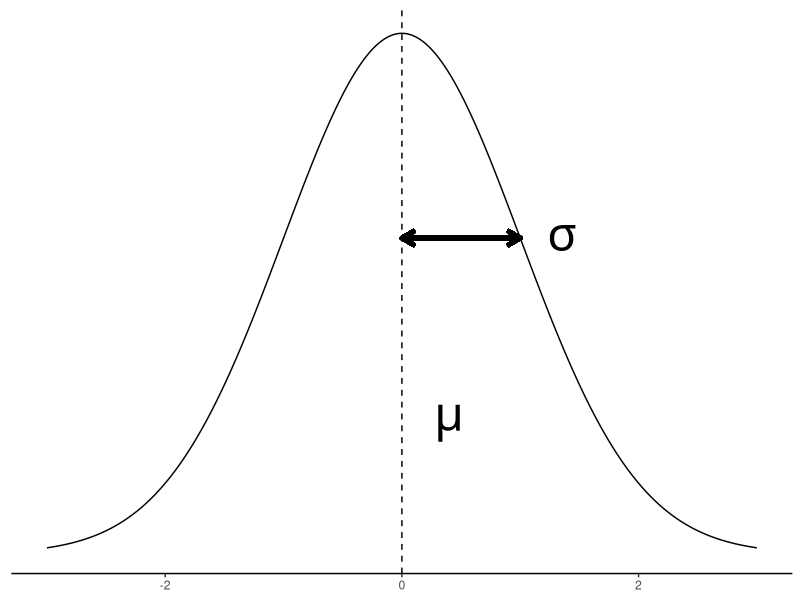
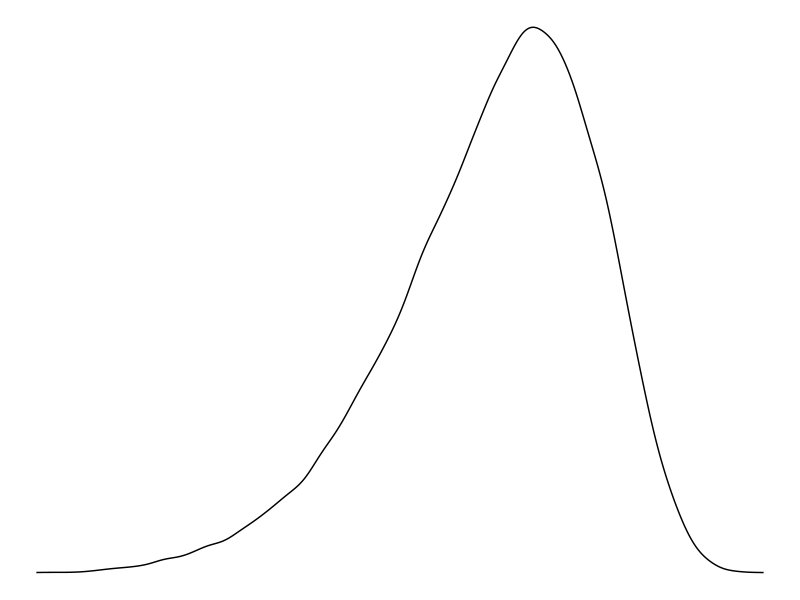

Recreate these plots in R, in order.
## ---- chunk 1
#| fig.cap: "this is a (standard) normal distribution"
#| column: margin

library(ggplot2)

x <- seq(-3, 3, .01)
y_dens <- dnorm(x)
plot_data <- data.frame(x, y_dens)

ggplot(plot_data, aes(x, y_dens)) + geom_line() + theme_classic() +
    theme(axis.line.y = element_blank(), axis.text.y = element_blank(), 
          axis.ticks.y = element_blank(), axis.title = element_blank()) +
	geom_vline(aes(xintercept = 0), linetype = 2) +
	annotate("text", x = 0.4, y = 0.1, label = "mu", parse = TRUE, size = 12) +
	geom_segment(x = 0, y = dnorm(1), xend = 1, 
		linetype = 1, arrow = arrow(ends="both", length = unit(.15, "inches")), linewidth = 1.5) +
	annotate("text", x = 1.35, y = dnorm(1), label = "sigma", parse = TRUE, size = 12)
## ---- chunk 2
#| fig.cap: "this is a left-skewed distribution"

set.seed(51)
ggplot(data = NULL, aes(x = rnorm(100000)^0.2)) + geom_density() + theme_void()
